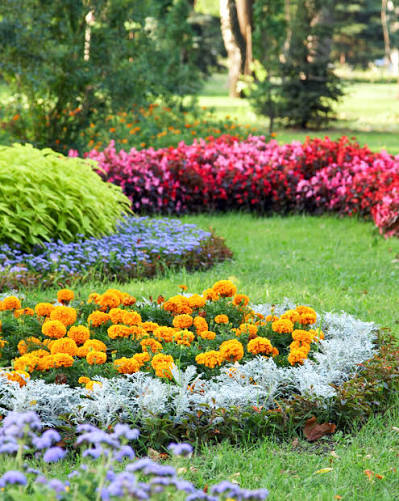
#> input picture LAB/CODING/INPUT.jpeg, 399 x 501 px
$ python EXP37.py
#> lines starting #> are read from the running program, lines starting #| are printed output that depends on the picture; after the words box and inside, x2 and y2 are one past the last pixel; in counts of white or black regions, pixels touching at a corner belong together
"""Experiment 37: subtract a selected foreground color range."""
from pathlib import Path
import argparse
import cv2
import numpy as np


def main():
    parser = argparse.ArgumentParser()
    parser.add_argument("--lower", type=int, default=0)
    parser.add_argument("--upper", type=int, default=80)
    args = parser.parse_args()
    folder = Path(__file__).resolve().parent
    path = folder / "INPUT.jpeg" if (folder / "INPUT.jpeg").exists() else folder / "image.jpeg"
    image = cv2.imread(str(path))
#> image is the input picture: shape (501, 399, 3); mean B, G, R 89.5, 136.1, 128.6
    if image is None:
        print(f"Error: Could not load {path}.")
        return
    hsv = cv2.cvtColor(image, cv2.COLOR_BGR2HSV)
#> hsv: shape (501, 399, 3); mean H, S, V 60.6, 120.6, 153.9
    mask = cv2.inRange(hsv, np.array([0, 0, args.lower]), np.array([180, 255, args.upper]))
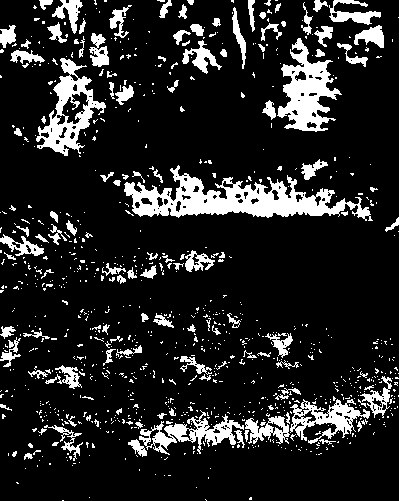
#> mask: shape (501, 399); 14.5% white; 939 white regions (815 under 20 px), largest, box (x1, y1, x2, y2) and area: (124, 165, 373, 221) 5456, (277, 38, 342, 132) 2791, (36, 58, 106, 156) 2356
    foreground = cv2.bitwise_and(image, image, mask=mask)
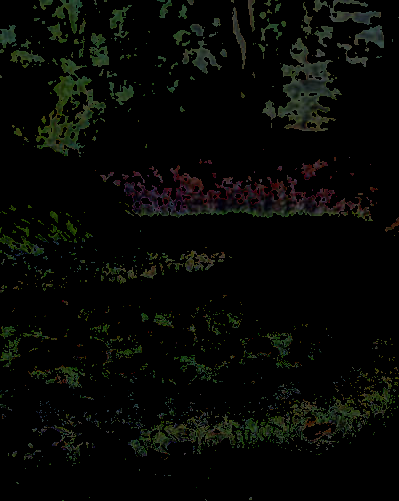
#> foreground: shape (501, 399, 3); mean B, G, R 4.8, 7.7, 6.3
    cv2.imshow("Input", image)
    cv2.imshow("Foreground Extracted", foreground)
    cv2.waitKey(0)
    cv2.destroyAllWindows()


if __name__ == "__main__":
    main()
